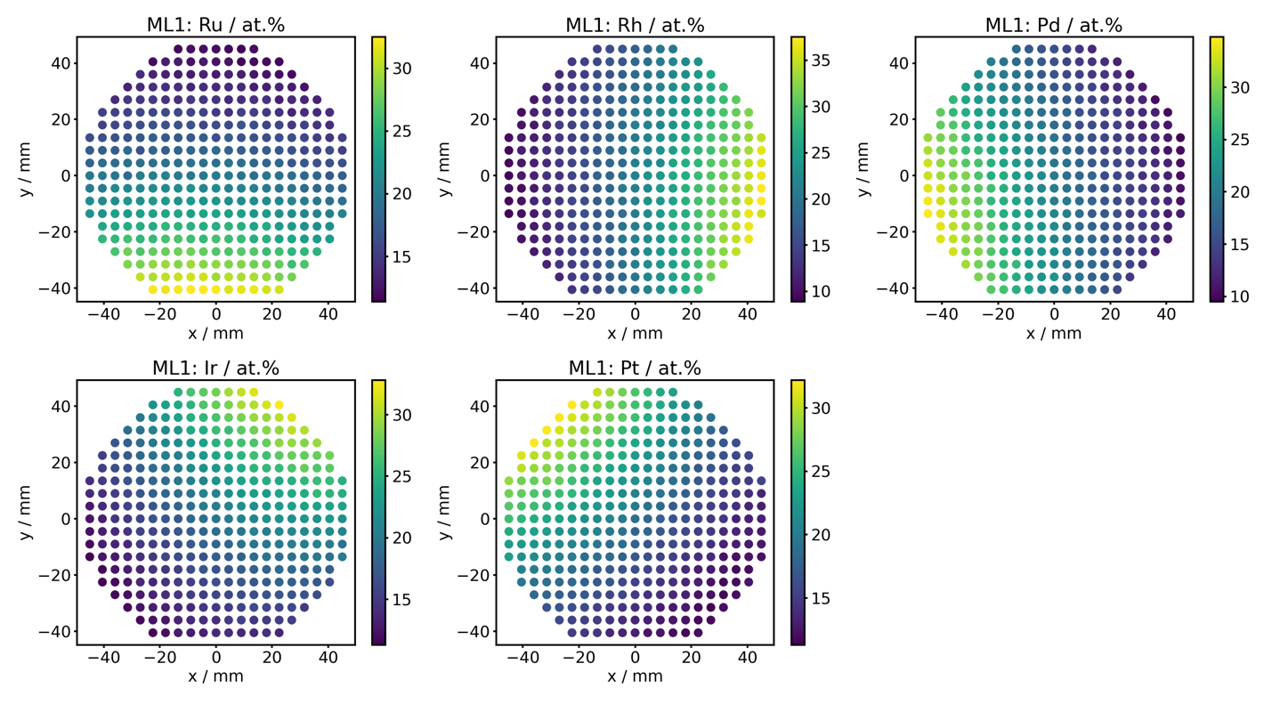
#> input picture Experimental_data_obtain/Study2(ORR_PtPdIrRhRu_ML1-ML6)/ML1.png, 1280 x 704 px; its folder holds only this picture in this run
$ python get_compositions_from_png.py
#> lines starting #> are read from the running program, lines starting #| are printed output that depends on the picture
from PIL import Image
import matplotlib.pyplot as plt
import numpy as np
from scipy.spatial import KDTree
import os
import pandas as pd
import matplotlib as mpl

ELEMENTS = ['Ru', 'Rh', 'Pd', 'Ir', 'Pt']

MARKER_RULES = {
    1: ('first index', 0.0),
    2: ('last index', 1.0),
    3: ('middle index', 0.5),
    4: ('1/3 index', 1.0 / 3.0),
    5: ('2/3 index', 2.0 / 3.0),
    6: ('3/4 index', 3.0 / 4.0),
}

def get_selected_position(data, ml_idx):
    valid_positions = np.argwhere(~np.isnan(data))
    if valid_positions.size == 0:
        return None, None, None

    label, fraction = MARKER_RULES.get(ml_idx, ('first index', 0.0))
    selected_idx = int((len(valid_positions) - 1) * fraction)
    row, col = valid_positions[selected_idx]
    return selected_idx, row, col

def get_selected_position_from_alpha(pixel_values, ml_idx):
    valid_positions = np.argwhere(pixel_values[:, :, 3] > 0)
    if valid_positions.size == 0:
        return None, None, None

    label, fraction = MARKER_RULES.get(ml_idx, ('first index', 0.0))
    selected_idx = int((len(valid_positions) - 1) * fraction)
    row, col = valid_positions[selected_idx]
    return selected_idx, row, col

def mark_selected_position(ax, data, ml_idx):
    selected_idx, row, col = get_selected_position(data, ml_idx)
    if row is None:
        return None

    label, _ = MARKER_RULES.get(ml_idx, ('first index', 0.0))
    ax.scatter(
        col, row,
        s=450,
        facecolors='none',
        edgecolors='red',
        linewidths=2.5,
        label=f'{label}: index={selected_idx}, Row_Idx={row}, Col_Idx={col}'
    )
    #ax.legend(loc='upper right')
    return selected_idx, row, col

def mark_selected_position_from_alpha(ax, pixel_values, ml_idx):
    selected_idx, row, col = get_selected_position_from_alpha(pixel_values, ml_idx)
    if row is None:
        return None

    label, _ = MARKER_RULES.get(ml_idx, ('first index', 0.0))
    ax.scatter(
        col, row,
        s=450,
        facecolors='none',
        edgecolors='red',
        linewidths=2.5,
        label=f'{label}: index={selected_idx}, Row_Idx={row}, Col_Idx={col}'
    )
    #ax.legend(loc='upper right')
    return selected_idx, row, col

def extract_pixel_values(cord, img, ml_idx, elem):
    start = cord[0]
    end = cord[1]

    x = np.linspace(start[0], end[0], num=22).astype(int)
    y = np.linspace(start[1], end[1], num=21).astype(int)

    pixel_values = np.zeros((len(y)-1, len(x) - 1, 4))

    mask_rules = {
        1: 5, 2: 4, 3: 3, 4: 2, 5: 1, 6: 1,
        14: 1, 15: 1, 16: 2, 17: 3, 18: 4, 19: 5, 20: 7
    }

    valid_grid_mask = np.zeros((20, 21), dtype=bool)

    for i in range(len(y)-1):
        row_num = i + 1
        side_mask = mask_rules.get(row_num, 0)

        for j in range(len(x) - 1):
            if j < side_mask or j >= (len(x) - 1 - side_mask):
                pixel_values[i, j] = [255, 255, 255, 0]
                continue

            if j >= side_mask and j < (21 - side_mask):
                valid_grid_mask[i, j] = True

            region = img[y[i+1]:y[i], x[j]:x[j+1]]

            # 가장 진한 색상 찾기
            brightness = np.sum(region[:, :, :3], axis=2)
            min_idx = np.unravel_index(np.argmin(brightness), brightness.shape)
            representative_rgb = region[min_idx]

            if representative_rgb.shape[0] == 4:
                pixel_values[i, j] = representative_rgb
            else:
                pixel_values[i, j] = np.append(representative_rgb, 255)

    pixel_values = np.flipud(pixel_values)
    pixel_values /= 255.0

    # [12 lines of commented-out code are left out]

    return pixel_values

def map_viridis_percent(pixel_values, vmin, vmax, ml_idx, elem, ax=None, cmap_name='viridis'):
    res = 256
    colormap = mpl.colormaps[cmap_name]
    cmap_rgb = colormap(np.linspace(0, 1, res))[:, :3]

    tree = KDTree(cmap_rgb)

    h, w, _ = pixel_values.shape
    rgb_flat = pixel_values[:, :, :3].reshape(-1, 3)
    alpha_flat = pixel_values[:, :, 3].reshape(-1)

    converted_values = []

    for rgb, alpha in zip(rgb_flat, alpha_flat):
        if alpha == 0:
            converted_values.append(np.nan)
        else:
            dist, idx = tree.query(rgb)
            val = vmin + (idx / (res - 1)) * (vmax - vmin)
            converted_values.append(val)

    converted_np = np.array(converted_values).reshape(h, w)

    show_single_plot = ax is None
    if show_single_plot:
        fig, ax = plt.subplots(figsize=(6, 6))
    else:
        fig = ax.figure

    im = ax.imshow(converted_np)
    ax.set_title(f'{elem} / at.%')
    ax.set_xlabel('Col_Idx')
    ax.set_ylabel('Row_Idx')
    mark_selected_position(ax, converted_np, ml_idx)
    fig.colorbar(im, ax=ax, fraction=0.046, pad=0.04)

    if show_single_plot:
        plt.show()
        plt.close(fig)

    return converted_np

def convert_to_512_atoms(ratios):
    if np.any(np.isnan(ratios)):
        return [np.nan] * len(ratios)

    counts = np.round(ratios / 100.0 * 512).astype(int)

    residual = 512 - np.sum(counts)
    if residual != 0:
        errors = (ratios / 100.0 * 512) - counts
        adjust_idx = np.argmax(np.abs(errors)) if residual > 0 else np.argmin(errors)
        counts[adjust_idx] += residual

    return counts


def print_selected_composition(ml_idx, total_sum, normalized_ratios):
    selected_idx, row, col = get_selected_position(total_sum, ml_idx)
    if row is None:
        print(f'ML{ml_idx}: 선택 가능한 유효 픽셀이 없습니다.')
        return

    label, _ = MARKER_RULES.get(ml_idx, ('first index', 0.0))
    ratios = {elem: normalized_ratios[elem][row, col] for elem in ELEMENTS}
    ratio_text = ', '.join(f'{elem}={ratios[elem]:.4f} at.%' for elem in ELEMENTS)
    print(
        f'ML{ml_idx} selected pixel ({label}, index={selected_idx}, '
        f'Row_Idx={row}, Col_Idx={col}): {ratio_text}'
    )

# [x start, y start] [x end, y end]
cords = {
    'Ru': [[83, 295], [348, 41]],
    'Rh': [[502, 295], [767, 41]],
    'Pd': [[921, 295], [1186, 41]],
    'Ir': [[83, 639], [348, 385]],
    'Pt': [[502, 639], [767, 385]]
}

ml_limits = {
    1: {
        'Ru': (11.5, 32.5), 'Rh': (9.2, 37.5), 'Pd': (9.5, 35.0),
        'Ir': (11.4, 32.7), 'Pt': (11.4, 32.1)
    },
    2: {
        'Ru': (8.9, 28.1), 'Rh': (6.3, 30.9), 'Pd': (11.4, 34.1),
        'Ir': (11.8, 40), 'Pt': (12.4, 40.6)
    },
    3: {
        'Ru': (12.0, 31.3), 'Rh': (10.0, 37.1), 'Pd': (8.3, 29.6),
        'Ir': (10.9, 34.6), 'Pt': (13.9, 39.9)
    },
    4: {
        'Ru': (9.7, 30.9), 'Rh': (10.5, 35.7), 'Pd': (11.8, 37.2),
        'Ir': (9.9, 29.1), 'Pt': (12.7, 33.9)
    },
    5: {
        'Ru': (11.5, 30.9), 'Rh': (12.6, 41.1), 'Pd': (9.6, 31.9),
        'Ir': (8.6, 30.8), 'Pt': (11.8, 33.9)
    },
    6: {
        'Ru': (10.5, 36.5), 'Rh': (7.2, 35.3), 'Pd': (13.4, 35.9),
        'Ir': (8.7, 32.3), 'Pt': (8.4, 34.5)
    }
}

for ml_idx in range(1, 7):
    img_name = f'ML{ml_idx}.png'
    if not os.path.exists(img_name):
        print(f"{img_name} 파일이 없어 건너뜁니다.")
        continue

    print(f"--- Processing {img_name} ---")
    img = np.asarray(Image.open(img_name))
#> img is the input picture: shape (704, 1280, 4); mean R, G, B, A 223, 229.8, 230.1, 255

    extracted_ratios = {}
    fig, axes = plt.subplots(2, 3, figsize=(15, 9))
    axes_flat = axes.ravel()

    for elem_idx, elem in enumerate(ELEMENTS):
        pixel_vals = extract_pixel_values(cords[elem], img, ml_idx, elem)

        vmin, vmax = ml_limits[ml_idx][elem]

        extracted_ratios[elem] = map_viridis_percent(
            pixel_vals, vmin, vmax, ml_idx, elem, ax=axes_flat[elem_idx]
        )
#> this loop made 5 passes
#> pass 1, `pixel_vals = extract_pixel_values(cords[elem], img, ml_idx, elem)`:
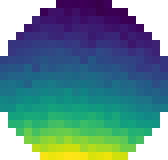
#> pixel_vals: shape (20, 21, 4) float64 (shown 8 times larger); mean R, G, B, A 0.366, 0.53, 0.546, 0.814; transparent parts drawn white
#> pass 2, `pixel_vals = extract_pixel_values(cords[elem], img, ml_idx, elem)`:
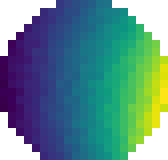
#> pixel_vals: shape (20, 21, 4) float64 (shown 8 times larger); mean R, G, B, A 0.366, 0.544, 0.546, 0.814; transparent parts drawn white
#> pass 3, `pixel_vals = extract_pixel_values(cords[elem], img, ml_idx, elem)`:
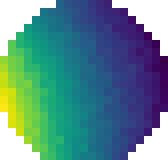
#> pixel_vals: shape (20, 21, 4) float64 (shown 8 times larger); mean R, G, B, A 0.359, 0.54, 0.553, 0.814; transparent parts drawn white
#> after the loop:
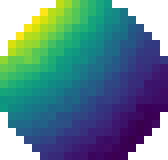
#> pixel_vals: shape (20, 21, 4) float64 (shown 8 times larger); mean R, G, B, A 0.36, 0.515, 0.547, 0.814; transparent parts drawn white
#> after the loop, extracted_ratios = 5 items

    axes_flat[-1].axis('off')
    fig.suptitle(f'{img_name}: viridis-mapped composition (%)')
    fig.tight_layout()
    plt.show()
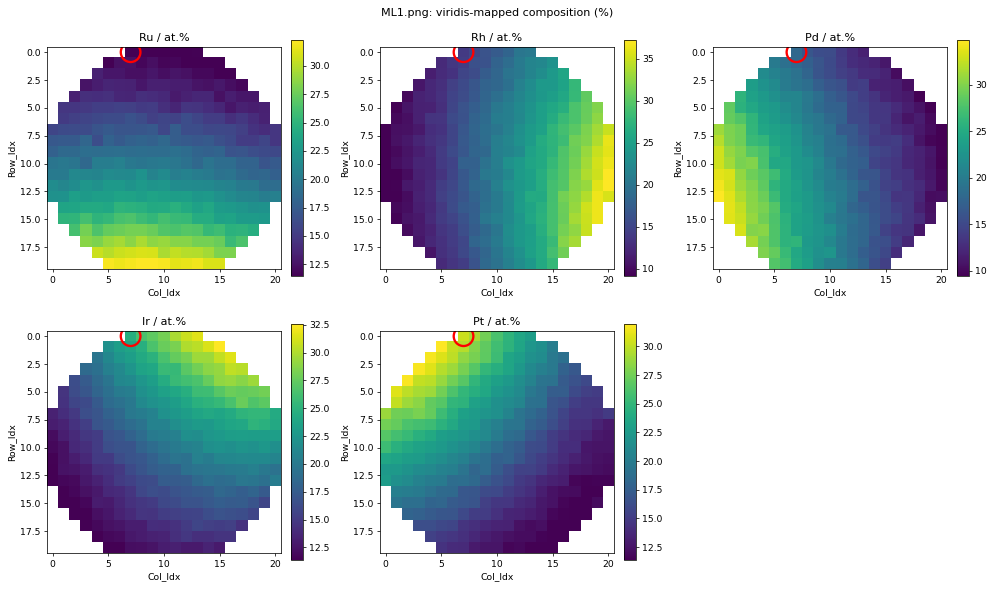
#> figure drawn by matplotlib, 10 panels
    plt.close(fig)

    total_sum = sum(extracted_ratios.values())
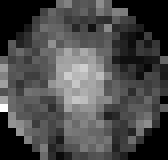
#> total_sum: shape (20, 21) float64 (shown 8 times larger); 18.57% of the values are NaN or infinite; the others: min 97.18, max 100.1, mean 98.24; drawn with min black, max white, NaN and infinite black

    normalized_ratios = {}
    for elem in ELEMENTS:
        normalized_ratios[elem] = (extracted_ratios[elem] / total_sum) * 100
#> after the loop, normalized_ratios = 5 items

    print_selected_composition(ml_idx, total_sum, normalized_ratios)
#> in print_selected_composition, `selected_idx, row, col = get_selected_position(total_sum, ml_idx)`: selected_idx = 0; col = 7
#> in print_selected_composition, `ratios = {elem: normalized_ratios[elem][row, col] for elem in ELEMENTS}`: ratios = {'Ru': 11.68, 'Rh': 14.19, 'Pd': 18.28, 'Ir': 25.07, 'Pt': 30.79}
#| ML1 selected pixel (first index, index=0, Row_Idx=0, Col_Idx=7): Ru=11.6790 at.%, Rh=14.1896 at.%, Pd=18.2802 at.%, Ir=25.0653 at.%, Pt=30.7859 at.%

    h, w = total_sum.shape
#> h = 20; w = 21
    data_list = []

    for i in range(h):
        for j in range(w):
            if np.isnan(total_sum[i, j]):
                continue

            pt_ratios = np.array([normalized_ratios[elem][i, j] for elem in ELEMENTS])

            pt_counts = convert_to_512_atoms(pt_ratios)

            row_data = {
                'Row_Idx': i,
                'Col_Idx': j,
                'Ru_ratio': pt_ratios[0], 'Rh_ratio': pt_ratios[1], 'Pd_ratio': pt_ratios[2],
                'Ir_ratio': pt_ratios[3], 'Pt_ratio': pt_ratios[4],
                'Ru_count': pt_counts[0], 'Rh_count': pt_counts[1], 'Pd_count': pt_counts[2],
                'Ir_count': pt_counts[3], 'Pt_count': pt_counts[4]
            }
            data_list.append(row_data)

    df = pd.DataFrame(data_list)

    df.to_csv(f'ML{ml_idx}_composition_data.csv', index=False)
    print(f"Saved ML{ml_idx}_composition_data.csv (Num of valid compositions: {len(df)})")
#| Saved ML1_composition_data.csv (Num of valid compositions: 342)
